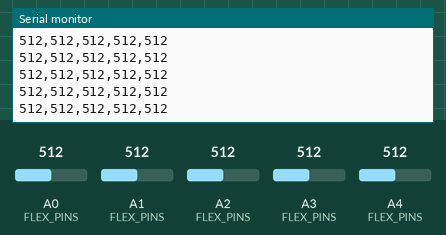
A sketch run on a simulated Arduino Uno, built with avr-gcc and run on an emulated ATmega328P. Shown: the last lines printed to the serial monitor. Inputs (shaded band) come from the test bench; at power-on: A3 (FLEX_PINS) = 512, A0 (FLEX_PINS) = 512, A1 (FLEX_PINS) = 512, A2 (FLEX_PINS) = 512, A4 (FLEX_PINS) = 512.

Above: at 8.9 s.
9.0 s: A3 (FLEX_PINS) set to 108
At 9.36 s:
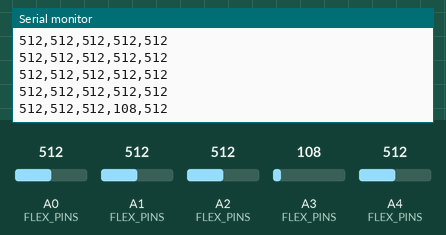
12.0 s: A3 (FLEX_PINS) set to 92
At 12.05 s:
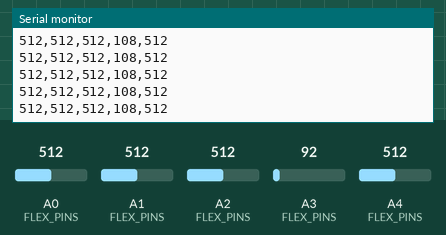
Timing chart, 0 to 14.5 s (numbered marks = the images above; inputs shaded):
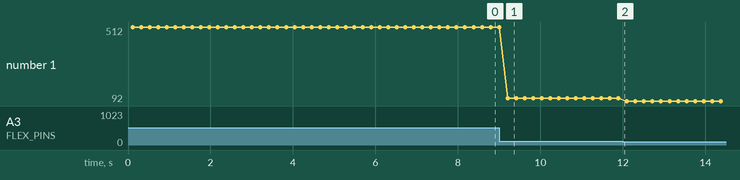

The sketch:

signABC.ino
```cpp
const int FLEX_PINS[5] = {A0, A1, A2, A3, A4};
const String FINGERS[5] = {"Thumb", "Index", "Middle", "Ring", "Pinky"};
const int SAMPLES = 10;
const int MAX_SIGNS = 26;

int storedSigns[MAX_SIGNS][5];
char storedLabels[MAX_SIGNS];
int signCount = 0;

int stableRead(int pin) {
  long sum = 0;
  for (int i = 0; i < SAMPLES; i++) {
    sum += analogRead(pin);
    delay(2);
  }
  return sum / SAMPLES;
}

void readAllFingers(int vals[5]) {
  for (int i = 0; i < 5; i++) {
    vals[i] = stableRead(FLEX_PINS[i]);
  }
}

void saveSign(char label) {
  int vals[5];
  readAllFingers(vals);
  storedLabels[signCount] = label;
  for (int i = 0; i < 5; i++) {
    storedSigns[signCount][i] = vals[i];
  }
  signCount++;
  Serial.print(">>> Saved: "); Serial.println(label);
}

char recallSign() {
  int vals[5];
  readAllFingers(vals);
  int bestMatch = -1;
  long bestScore = 999999;
  for (int s = 0; s < signCount; s++) {
    long score = 0;
    for (int i = 0; i < 5; i++) {
      score += abs(vals[i] - storedSigns[s][i]);
    }
    if (score < bestScore) {
      bestScore = score;
      bestMatch = s;
    }
  }
  return bestMatch >= 0 ? storedLabels[bestMatch] : '?';
}

void setup() {
  Serial.begin(9600);
  Serial.println("Thumb,Index,Middle,Ring,Pinky");
  Serial.println("Commands: SA=save A, R=recall, L=list");
}

void loop() {
  // handle commands
  if (Serial.available()) {
    String input = Serial.readStringUntil('\n');
    input.trim();
    if (input.startsWith("S") && input.length() == 2) {
      saveSign(input.charAt(1));
    } else if (input == "R") {
      Serial.print(">>> Detected: "); Serial.println(recallSign());
    } else if (input == "L") {
      Serial.print(">>> Saved: ");
      for (int i = 0; i < signCount; i++) {
        Serial.print(storedLabels[i]); Serial.print(" ");
      }
      Serial.println();
    }
    return;
  }

  // read and output
  int vals[5];
  readAllFingers(vals);

  // plotter format (comma separated)
  for (int i = 0; i < 5; i++) {
    Serial.print(vals[i]);
    if (i < 4) Serial.print(",");
  }
  Serial.println();

  // monitor format (labelled) — comment this out when using plotter
  // for (int i = 0; i < 5; i++) {
  //   Serial.print(FINGERS[i]); Serial.print(":"); Serial.print(vals[i]);
  //   if (i < 4) Serial.print("  ");
  // }
  // Serial.println();

  delay(100);
}
```

Measured:
- after the input at 9.0 s, the serial monitor: prints a new line after 0.20 s (image 1)
- plotted number 1: 512 → 108 after the input at 9.0 s, 108 → 92 after the input at 12.0 s
